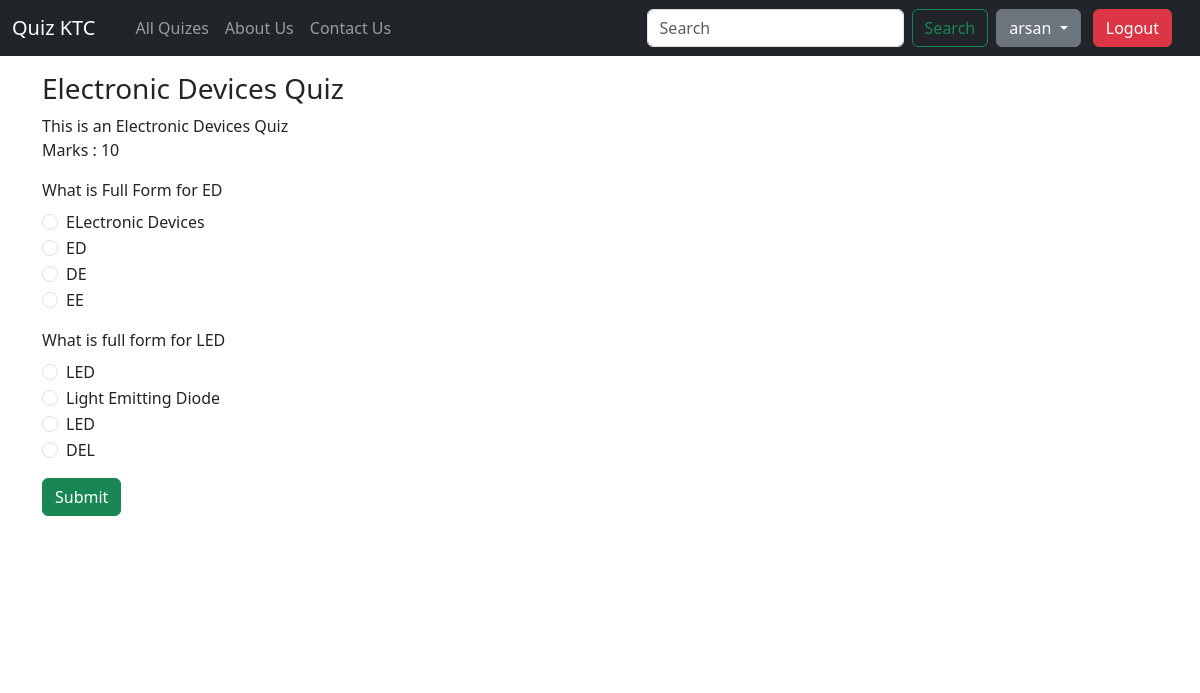
Screenshot of /quiz/1 (signed in) with the database file from the repository.
### home/models.py (models this page shows)
class Quiz(models.Model):
    quiz_id = models.BigAutoField(primary_key=True)
    name = models.CharField(max_length=100, blank=True, null=True)
    desc = models.CharField(max_length=100, blank=True, null=True)
    marks = models.IntegerField(blank=True, null=True)
    created_at = models.DateTimeField(auto_now_add=True, blank=True, null=True)
    def __str__(self):
        return self.name

class Question(models.Model):
    CHOICES = (
    (1, 'First'),
    (2, 'Second'),
    (3, 'Third'),
    (4, 'Fourth'),)
    quiz = models.ForeignKey(Quiz, related_name="quiz", on_delete=models.CASCADE)
    question_id = models.BigAutoField(primary_key=True)
    question = models.CharField(blank=True, null=True, max_length=255)
    choice1 = models.CharField(max_length=255, blank=True, null=True)
    choice2 = models.CharField(max_length=255, blank=True, null=True)
    choice3 = models.CharField(max_length=255, blank=True, null=True)
    choice4 = models.CharField(max_length=255, blank=True, null=True)
    correct_choice = models.IntegerField(null=True, blank=True, choices=CHOICES)
    marks = models.IntegerField(blank=True, null=True, default=1)
    def __str__(self):
        return self.question

### home/views.py (the view)
# urls.py: path("quiz/<int:quiz_id>", views.open_quiz, name="open_quiz"),
@login_required
def open_quiz(request, quiz_id):
    quiz = Quiz.objects.get(quiz_id=quiz_id)
    que = Question.objects.all().filter(quiz=quiz_id)
    context = {"quiz": quiz, "que" : que}
    print(context)
    return render(request, template_name="quiz_home.html", context=context)

### templates/quiz_home.html (shortened to what this page needs)
{% extends "base.html" %}
{% block body %}
   <div class="container my-3">
        <h3> {{ quiz }} </h3>
        <p> {{ quiz.desc }} <br> <bold> Marks :  {{ quiz.marks }} </bold> </p>
        <form action="/submit" method="POST">
    {% for q in que %}
    <div class="mb-3">
        <label for="exampleFormControlInput1" class="form-label"> {{ q.question }} </label>
        <div class="form-check">
            <input class="form-check-input" type="radio" name="choice{{q.question_id}}" id="choice{{q.question_id}}" value="1">
            <label class="form-check-label" for="choice{{q.question_id}}">
                {{ q.choice1 }}
            </label>
        </div>
        <div class="form-check">
            <input class="form-check-input" type="radio" name="choice{{q.question_id}}" id="choice{{q.question_id}}" value="2">
            <label class="form-check-label" for="choice{{q.question_id}}">
                {{ q.choice2 }}
            </label>
        </div>
        <div class="form-check">
            <input class="form-check-input" type="radio" name="choice{{q.question_id}}" id="choice{{q.question_id}}" value="3">
            <label class="form-check-label" for="choice{{q.question_id}}">
                {{ q.choice3 }}
            </label>
        </div>
        <div class="form-check">
            <input class="form-check-input" type="radio" name="choice{{q.question_id}}" id="choice{{q.question_id}}" value="4">
            <label class="form-check-label" for="choice{{q.question_id}}">
                {{ q.choice4 }}
            </label>
        </div>
      </div>
        {% endfor %}
        <button type="submit" id="finalSubmit" class="btn btn-success"> Submit </button>
    </form>
    <video id="video" autoplay> </video>
</div>
{% endblock body %}

### templates/base.html (shortened to what this page needs)
<!doctype html>
<html lang="en">
  <head>
    <link href="https://cdn.jsdelivr.net/npm/bootstrap@5.3.3/dist/css/bootstrap.min.css" rel="stylesheet">
  </head>
  <body>
    <nav class="navbar navbar-expand-lg navbar-dark bg-dark">
        <div class="container-fluid">
          <a class="navbar-brand" href="#">Quiz KTC</a>
          <div class="collapse navbar-collapse" id="navbarSupportedContent">
            <ul class="navbar-nav me-auto mb-2 mb-lg-0">
              <li class="nav-item">
                <a class="nav-link active" aria-current="page" href="/"></a>
              </li>
              <li class="nav-item">
                <a class="nav-link" href="/">All Quizes</a>
              </li>
              <li class="nav-item">
                <a class="nav-link" href="/about">About Us</a>
              </li>
              <li class="nav-item">
                <a class="nav-link" href="/contact">Contact Us</a>
              </li>
            </ul>
            <form class="d-flex" role="search">
              <input class="form-control me-2" type="search" placeholder="Search" aria-label="Search">
              <button class="btn btn-outline-success" type="submit">Search</button>
            </form>
            {% if user.is_authenticated %}
            <div class="dropdown mx-2">
              <button class="btn btn-secondary dropdown-toggle" type="button" id="user-details" data-bs-toggle="dropdown"
                aria-expanded="false">
                {{user.username}}
              </button>
              <a href="/logout" class="btn btn-danger mx-2"> Logout</a>
            </div>
            {% endif %}
          </div>
        </div>
      </nav>
    {% block body %}{% endblock body %}
  </body>
</html>

### rows the page displays
Quiz: name "Electronic Devices Quiz", desc "This is an Electronic Devices Quiz", marks "10"
Question: question "What is Full Form for ED", choice1 "ELectronic Devices", choice2 "ED", choice3 "DE", choice4 "EE"
Question: question "What is full form for LED", choice1 "LED", choice2 "Light Emitting Diode", choice3 "LED", choice4 "DEL"

### other values shown
{{ user.username }} "arsan"
